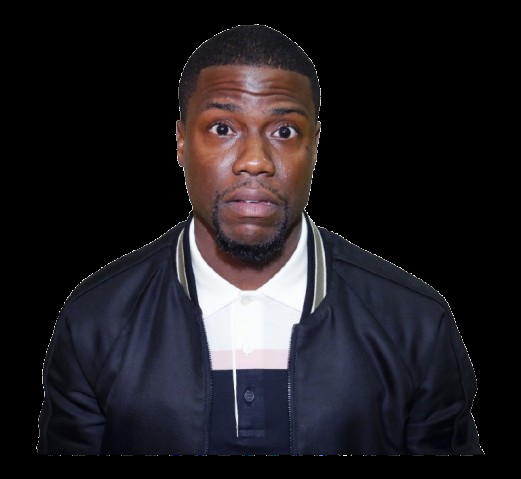
#> input picture assets/actual_kevin.png, 521 x 479 px, given in place of the camera
$ python motion_detection.py
#> lines starting #> are read from the running program, lines starting #| are printed output that depends on the picture
import cv2

# Open the default webcam
cap = cv2.VideoCapture(0)

# Read the first frame and preprocess it
ret, prev_frame = cap.read()
#> prev_frame is the input picture: shape (479, 521, 3); mean B, G, R 32.8, 28.7, 31.5
prev_gray = cv2.cvtColor(prev_frame, cv2.COLOR_BGR2GRAY)
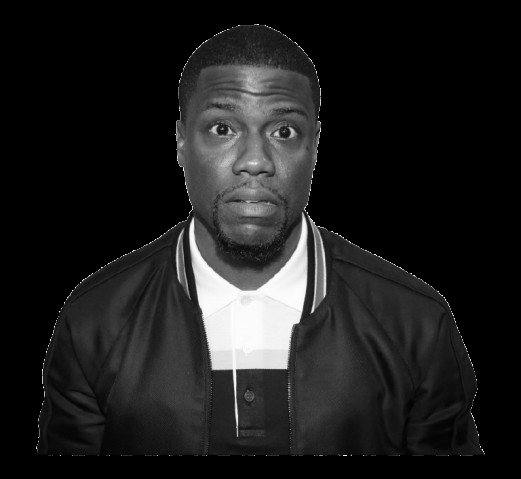
#> prev_gray: shape (479, 521); min 0, max 255, mean 30
prev_gray = cv2.GaussianBlur(prev_gray, (21, 21), 0)
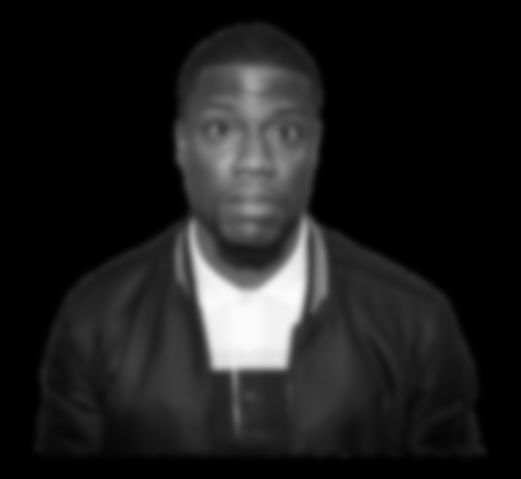
#> prev_gray: shape (479, 521); min 0, max 251, mean 30

while True:
    # Read a new frame from the webcam
    ret, frame = cap.read()
    if not ret:
        break
    # Convert to grayscale and blur to reduce noise
    gray = cv2.cvtColor(frame, cv2.COLOR_BGR2GRAY)
    gray = cv2.GaussianBlur(gray, (21, 21), 0)

    # Compute the absolute difference between current and previous frame
    diff = cv2.absdiff(prev_gray, gray)
#> diff: shape (479, 521); every value is 0

    # Threshold the difference to get binary image of motion areas
    _, thresh = cv2.threshold(diff, 25, 255, cv2.THRESH_BINARY)

    # Find contours of the motion areas
    contours, _= cv2.findContours(
        thresh, cv2.RETR_EXTERNAL, cv2.CHAIN_APPROX_SIMPLE
    )
#> contours = []

    for contour in contours:
        # Ignore small contours to reduce noise
        if cv2.contourArea(contour) < 500:
            continue

        # Draw a rectangle around detected motion
        x, y, w, h = cv2.boundingRect(contour)
        cv2.rectangle(frame, (x, y), (x+w, y+h), (0, 0, 255), 2)
#> this loop made 0 passes

    # Show the frame with motion rectangles
    cv2.imshow("Motion Detection", frame)

    # Update previous frame
    prev_gray = gray
    # Exit loop if 'q' is pressed
    if cv2.waitKey(1) & 0xFF == ord('q'):
#> (key q is pressed here)
        break

# Release webcam and close all OpenCV windows
cap.release()
cv2.destroyAllWindows()

$ run again, on assets/actual_rihanna.png
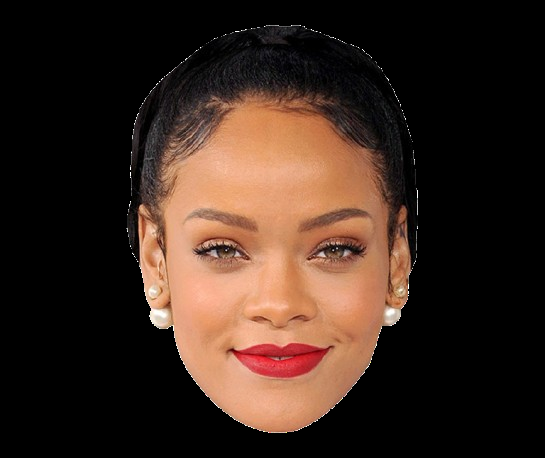
#> input picture assets/actual_rihanna.png, 545 x 458 px, given in place of the camera
#> prev_frame is the input picture: shape (458, 545, 3); mean B, G, R 30.2, 39.6, 57.9
#> `prev_gray = cv2.cvtColor(prev_frame, cv2.COLOR_BGR2GRAY)`:
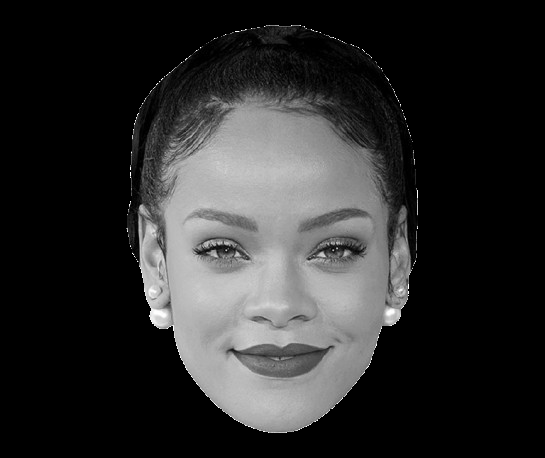
#> prev_gray: shape (458, 545); min 0, max 255, mean 44
#> `prev_gray = cv2.GaussianBlur(prev_gray, (21, 21), 0)`:
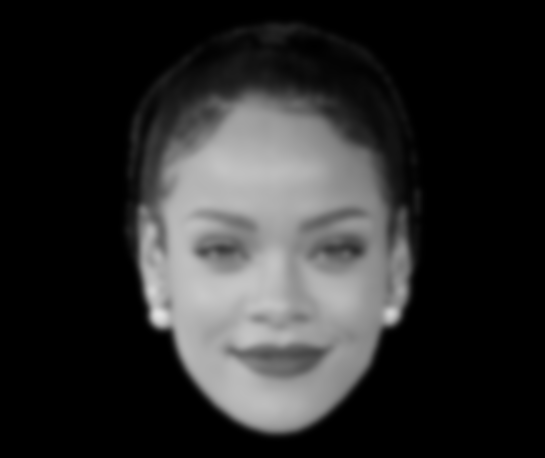
#> prev_gray: shape (458, 545); min 0, max 227, mean 44
#> diff: shape (458, 545); every value is 0
#> contours = []

$ run again, on assets/head_of_school.png
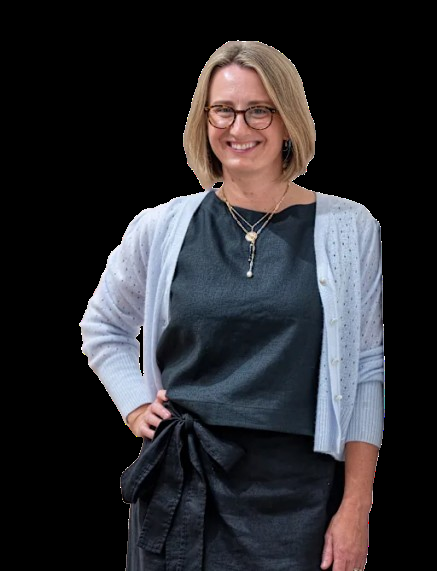
#> input picture assets/head_of_school.png, 437 x 571 px, given in place of the camera
#> prev_frame is the input picture: shape (571, 437, 3); mean B, G, R 46.3, 42.6, 43.4
#> `prev_gray = cv2.cvtColor(prev_frame, cv2.COLOR_BGR2GRAY)`:
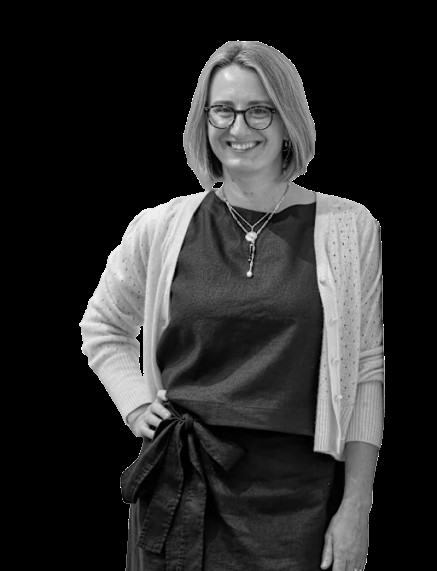
#> prev_gray: shape (571, 437); min 0, max 255, mean 43.3
#> `prev_gray = cv2.GaussianBlur(prev_gray, (21, 21), 0)`:
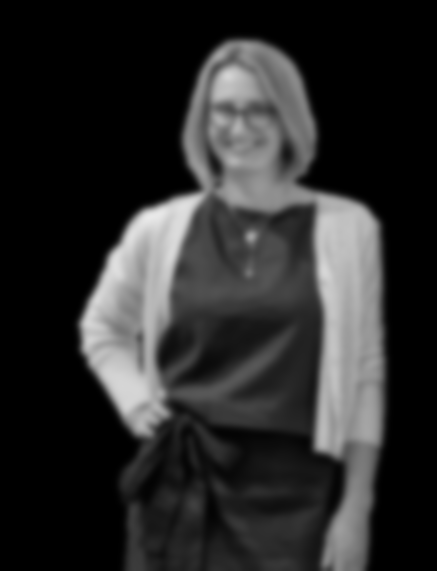
#> prev_gray: shape (571, 437); min 0, max 233, mean 43.3
#> diff: shape (571, 437); every value is 0
#> contours = []

$ run again, on assets/kevinhart_face.png
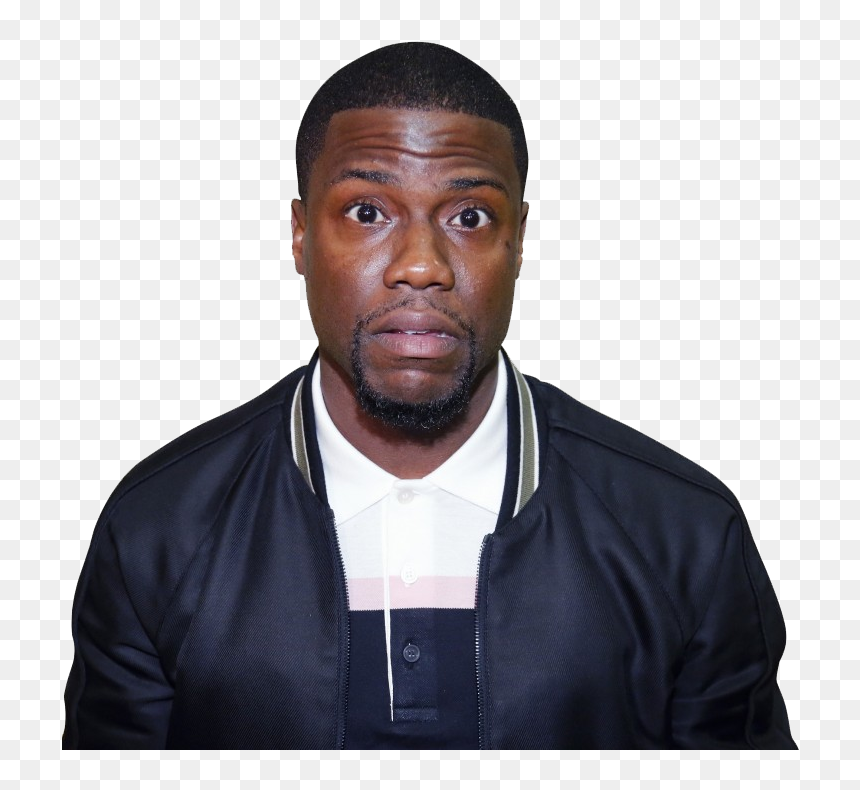
#> input picture assets/kevinhart_face.png, 860 x 790 px, given in place of the camera
#> prev_frame is the input picture: shape (790, 860, 3); mean B, G, R 170, 166, 168.8
#> `prev_gray = cv2.cvtColor(prev_frame, cv2.COLOR_BGR2GRAY)`:
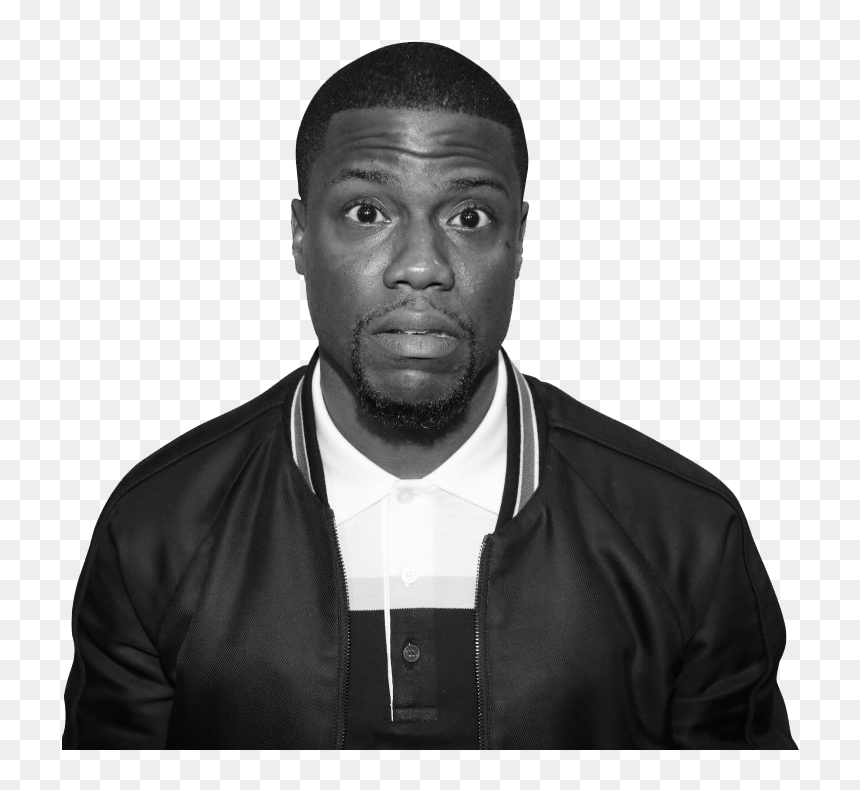
#> prev_gray: shape (790, 860); min 1, max 255, mean 167.3
#> `prev_gray = cv2.GaussianBlur(prev_gray, (21, 21), 0)`:
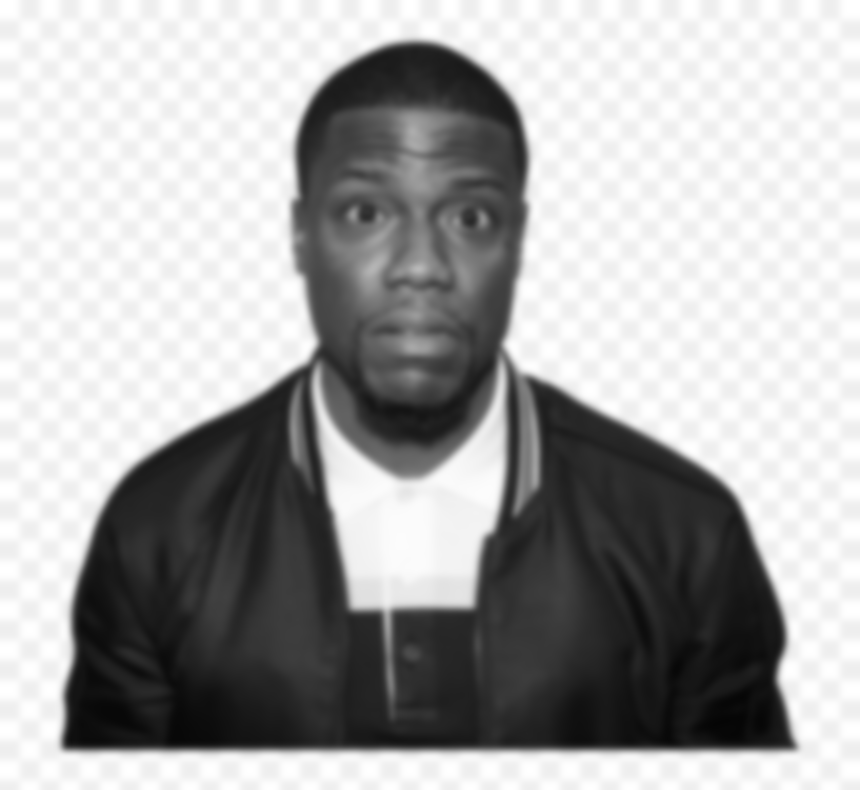
#> prev_gray: shape (790, 860); min 5, max 255, mean 167.3
#> diff: shape (790, 860); every value is 0
#> contours = []
